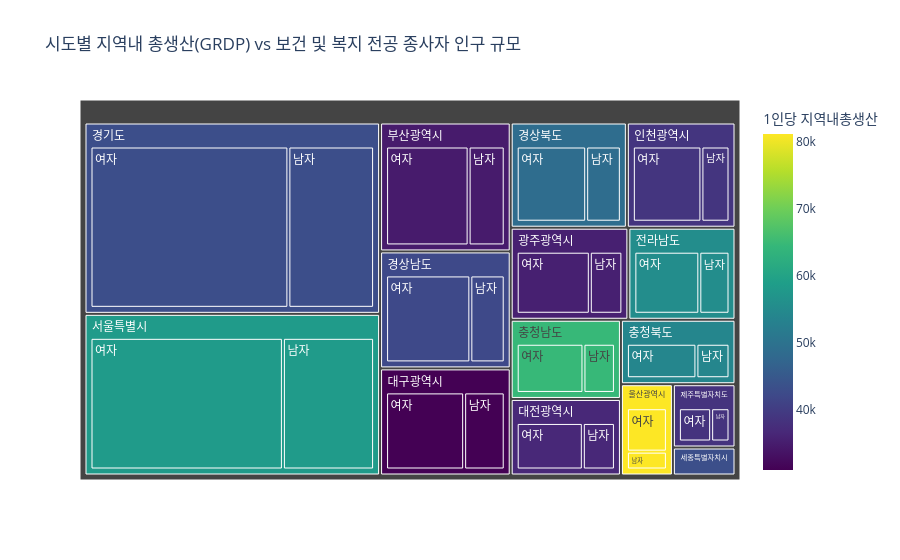

The notebook cell this image was saved under:
### Code cell
fig = get_treemap_for_specific_major_by_income("보건 및 복지", by_major_df, grdp)
fig.show()

### Figure 1 — Plotly figure (JSON) as saved in the notebook; plotly's stock layout.template omitted (floating-point values rounded to 4 significant figures)
{"data": [{"branchvalues": "total", "customdata": [[43070.0], [42140.0], [48810.0], [35450.0], [30980.0], [36640.0], [34760.0], [58260.0], [43170.0], [81240.0], [38840.0], [55510.0], [38450.0], [64710.0], [54210.0], [43070.0], [42140.0], [48810.0], [35450.0], [30980.0], [36640.0], [34760.0], [58260.0], [43170.0], [81240.0], [38840.0], [55510.0], [38450.0], [64710.0], [54210.0], [43070.0], [42140.0], [48810.0], [35450.0], [30980.0], [36640.0], [34760.0], [58260.0], [43170.0], [81240.0], [38840.0], [55510.0], [38450.0], [64710.0], [54210.0]], "domain": {"x": [0.0, 1.0], "y": [0.0, 1.0]}, "hovertemplate": "labels=%{label}<br>보건 및 복지=%{value}<br>parent=%{parent}<br>id=%{id}<br>1인당 지역내총생산=%{color}<extra></extra>", "ids": ["경기도/남자", "경상남도/남자", "경상북도/남자", "광주광역시/남자", "대구광역시/남자", "대전광역시/남자", "부산광역시/남자", "서울특별시/남자", "세종특별자치시/남자", "울산광역시/남자", "인천광역시/남자", "전라남도/남자", "제주특별자치도/남자", "충청남도/남자", "충청북도/남자", "경기도/여자", "경상남도/여자", "경상북도/여자", "광주광역시/여자", "대구광역시/여자", "대전광역시/여자", "부산광역시/여자", "서울특별시/여자", "세종특별자치시/여자", "울산광역시/여자", "인천광역시/여자", "전라남도/여자", "제주특별자치도/여자", "충청남도/여자", "충청북도/여자", "경기도", "경상남도", "경상북도", "광주광역시", "대구광역시", "대전광역시", "부산광역시", "서울특별시", "세종특별자치시", "울산광역시", "인천광역시", "전라남도", "제주특별자치도", "충청남도", "충청북도"], "labels": ["남자", "남자", "남자", "남자", "남자", "남자", "남자", "남자", "남자", "남자", "남자", "남자", "남자", "남자", "남자", "여자", "여자", "여자", "여자", "여자", "여자", "여자", "여자", "여자", "여자", "여자", "여자", "여자", "여자", "여자", "경기도", "경상남도", "경상북도", "광주광역시", "대구광역시", "대전광역시", "부산광역시", "서울특별시", "세종특별자치시", "울산광역시", "인천광역시", "전라남도", "제주특별자치도", "충청남도", "충청북도"], "marker": {"coloraxis": "coloraxis", "colors": [43070.0, 42140.0, 48810.0, 35450.0, 30980.0, 36640.0, 34760.0, 58260.0, 43170.0, 81240.0, 38840.0, 55510.0, 38450.0, 64710.0, 54210.0, 43070.0, 42140.0, 48810.0, 35450.0, 30980.0, 36640.0, 34760.0, 58260.0, 43170.0, 81240.0, 38840.0, 55510.0, 38450.0, 64710.0, 54210.0, 43070.0, 42140.0, 48810.0, 35450.0, 30980.0, 36640.0, 34760.0, 58260.0, 43170.0, 81240.0, 38840.0, 55510.0, 38450.0, 64710.0, 54210.0]}, "name": "", "parents": ["경기도", "경상남도", "경상북도", "광주광역시", "대구광역시", "대전광역시", "부산광역시", "서울특별시", "세종특별자치시", "울산광역시", "인천광역시", "전라남도", "제주특별자치도", "충청남도", "충청북도", "경기도", "경상남도", "경상북도", "광주광역시", "대구광역시", "대전광역시", "부산광역시", "서울특별시", "세종특별자치시", "울산광역시", "인천광역시", "전라남도", "제주특별자치도", "충청남도", "충청북도", "", "", "", "", "", "", "", "", "", "", "", "", "", "", ""], "values": [116043, 30068, 27626, 22656, 32490, 18722, 34797, 104313, 3961, 9384, 22550, 21242, 9755, 18983, 16176, 267938, 73686, 55337, 50878, 62504, 38564, 79555, 220146, 7938, 22823, 55059, 45715, 17144, 40274, 33967, 383981, 103754, 82963, 73534, 94994, 57286, 114352, 324459, 11899, 32207, 77609, 66957, 26899, 59257, 50143], "type": "treemap"}], "layout": {"coloraxis": {"colorbar": {"title": {"text": "1인당 지역내총생산"}}, "colorscale": [[0.0, "#440154"], [0.1111, "#482878"], [0.2222, "#3e4989"], [0.3333, "#31688e"], [0.4444, "#26828e"], [0.5556, "#1f9e89"], [0.6667, "#35b779"], [0.7778, "#6ece58"], [0.8889, "#b5de2b"], [1.0, "#fde725"]]}, "legend": {"tracegroupgap": 0}, "title": {"text": "시도별 지역내 총생산(GRDP) vs 보건 및 복지 전공 종사자 인구 규모"}}}
